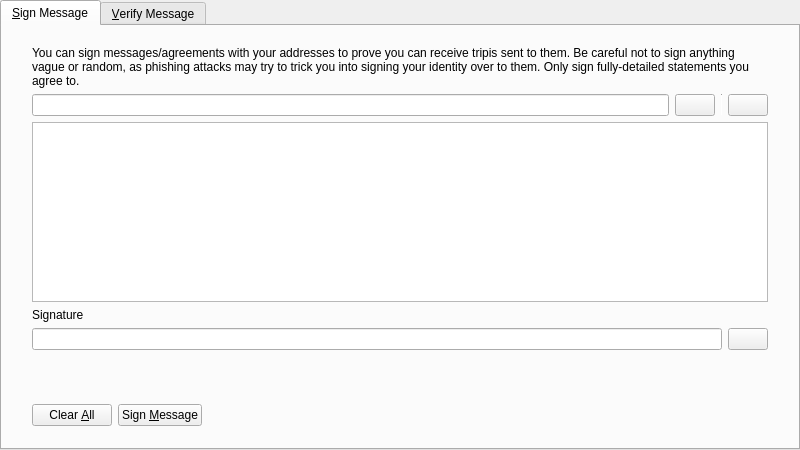
<?xml version="1.0" encoding="UTF-8"?>
<ui version="4.0">
 <class>SignVerifyMessageDialog</class>
 <widget class="QDialog" name="SignVerifyMessageDialog">
  <property name="geometry">
   <rect>
    <x>0</x>
    <y>0</y>
    <width>800</width>
    <height>450</height>
   </rect>
  </property>
  <property name="windowTitle">
   <string>Signatures - Sign / Verify a Message</string>
  </property>
  <property name="modal">
   <bool>true</bool>
  </property>
  <layout class="QVBoxLayout" name="verticalLayout">
   <property name="leftMargin">
    <number>0</number>
   </property>
   <property name="topMargin">
    <number>0</number>
   </property>
   <property name="rightMargin">
    <number>0</number>
   </property>
   <property name="bottomMargin">
    <number>0</number>
   </property>
   <item>
    <widget class="QTabWidget" name="tabWidget">
     <property name="currentIndex">
      <number>0</number>
     </property>
     <widget class="QWidget" name="tabSignMessage">
      <attribute name="title">
       <string>&amp;Sign Message</string>
      </attribute>
      <layout class="QVBoxLayout" name="verticalLayout_SM">
       <property name="leftMargin">
        <number>0</number>
       </property>
       <property name="topMargin">
        <number>0</number>
       </property>
       <property name="rightMargin">
        <number>0</number>
       </property>
       <property name="bottomMargin">
        <number>0</number>
       </property>
       <item>
        <layout class="QVBoxLayout" name="verticalLayout_3">
         <property name="leftMargin">
          <number>30</number>
         </property>
         <property name="topMargin">
          <number>20</number>
         </property>
         <property name="rightMargin">
          <number>30</number>
         </property>
         <property name="bottomMargin">
          <number>20</number>
         </property>
         <item>
          <widget class="QLabel" name="infoLabel_SM">
           <property name="text">
            <string>You can sign messages/agreements with your addresses to prove you can receive tripis sent to them. Be careful not to sign anything vague or random, as phishing attacks may try to trick you into signing your identity over to them. Only sign fully-detailed statements you agree to.</string>
           </property>
           <property name="textFormat">
            <enum>Qt::PlainText</enum>
           </property>
           <property name="wordWrap">
            <bool>true</bool>
           </property>
          </widget>
         </item>
         <item>
          <layout class="QHBoxLayout" name="horizontalLayout_1_SM">
           <property name="spacing">
            <number>6</number>
           </property>
           <item>
            <widget class="QValidatedLineEdit" name="addressIn_SM">
             <property name="toolTip">
              <string>The Tripi address to sign the message with</string>
             </property>
            </widget>
           </item>
           <item>
            <widget class="QPushButton" name="addressBookButton_SM">
             <property name="toolTip">
              <string>Choose previously used address</string>
             </property>
             <property name="text">
              <string/>
             </property>
             <property name="icon">
              <iconset resource="../bitcoin.qrc">
               <normaloff>:/icons/address-book</normaloff>:/icons/address-book</iconset>
             </property>
             <property name="shortcut">
              <string>Alt+A</string>
             </property>
             <property name="autoDefault">
              <bool>false</bool>
             </property>
            </widget>
           </item>
           <item>
            <widget class="Line" name="vLine">
             <property name="maximumSize">
              <size>
               <width>1</width>
               <height>22</height>
              </size>
             </property>
             <property name="orientation">
              <enum>Qt::Vertical</enum>
             </property>
            </widget>
           </item>
           <item>
            <widget class="QPushButton" name="pasteButton_SM">
             <property name="toolTip">
              <string>Paste address from clipboard</string>
             </property>
             <property name="text">
              <string/>
             </property>
             <property name="icon">
              <iconset resource="../bitcoin.qrc">
               <normaloff>:/icons/editpaste</normaloff>:/icons/editpaste</iconset>
             </property>
             <property name="shortcut">
              <string>Alt+P</string>
             </property>
             <property name="autoDefault">
              <bool>false</bool>
             </property>
            </widget>
           </item>
          </layout>
         </item>
         <item>
          <widget class="QPlainTextEdit" name="messageIn_SM">
           <property name="toolTip">
            <string>Enter the message you want to sign here</string>
           </property>
          </widget>
         </item>
         <item>
          <widget class="QLabel" name="signatureLabel_SM">
           <property name="text">
            <string>Signature</string>
           </property>
           <property name="textFormat">
            <enum>Qt::PlainText</enum>
           </property>
          </widget>
         </item>
         <item>
          <layout class="QHBoxLayout" name="horizontalLayout_2_SM">
           <property name="spacing">
            <number>6</number>
           </property>
           <item>
            <widget class="QLineEdit" name="signatureOut_SM">
             <property name="font">
              <font>
               <italic>true</italic>
              </font>
             </property>
             <property name="readOnly">
              <bool>true</bool>
             </property>
            </widget>
           </item>
           <item>
            <widget class="QPushButton" name="copySignatureButton_SM">
             <property name="toolTip">
              <string>Copy the current signature to the system clipboard</string>
             </property>
             <property name="text">
              <string/>
             </property>
             <property name="icon">
              <iconset resource="../bitcoin.qrc">
               <normaloff>:/icons/editcopy</normaloff>:/icons/editcopy</iconset>
             </property>
             <property name="autoDefault">
              <bool>false</bool>
             </property>
            </widget>
           </item>
          </layout>
         </item>
        </layout>
       </item>
       <item>
        <widget class="QWidget" name="buttonsContainerWhite" native="true">
         <layout class="QHBoxLayout" name="horizontalLayout">
          <property name="leftMargin">
           <number>30</number>
          </property>
          <property name="topMargin">
           <number>15</number>
          </property>
          <property name="rightMargin">
           <number>30</number>
          </property>
          <item>
           <widget class="QPushButton" name="clearButton_SM">
            <property name="toolTip">
             <string>Reset all sign message fields</string>
            </property>
            <property name="text">
             <string>Clear &amp;All</string>
            </property>
            <property name="icon">
             <iconset resource="../bitcoin.qrc">
              <normaloff>:/icons/remove</normaloff>:/icons/remove</iconset>
            </property>
            <property name="autoDefault">
             <bool>false</bool>
            </property>
           </widget>
          </item>
          <item>
           <widget class="QPushButton" name="signMessageButton_SM">
            <property name="toolTip">
             <string>Sign the message to prove you own this Tripi address</string>
            </property>
            <property name="text">
             <string>Sign &amp;Message</string>
            </property>
            <property name="icon">
             <iconset resource="../bitcoin.qrc">
              <normaloff>:/icons/edit</normaloff>:/icons/edit</iconset>
            </property>
            <property name="autoDefault">
             <bool>false</bool>
            </property>
           </widget>
          </item>
          <item>
           <spacer name="horizontalSpacer_1_SM">
            <property name="orientation">
             <enum>Qt::Horizontal</enum>
            </property>
            <property name="sizeHint" stdset="0">
             <size>
              <width>40</width>
              <height>48</height>
             </size>
            </property>
           </spacer>
          </item>
          <item>
           <widget class="QLabel" name="statusLabel_SM">
            <property name="font">
             <font>
              <weight>75</weight>
              <bold>true</bold>
             </font>
            </property>
            <property name="text">
             <string/>
            </property>
            <property name="wordWrap">
             <bool>true</bool>
            </property>
           </widget>
          </item>
          <item>
           <spacer name="horizontalSpacer_2_SM">
            <property name="orientation">
             <enum>Qt::Horizontal</enum>
            </property>
            <property name="sizeHint" stdset="0">
             <size>
              <width>40</width>
              <height>48</height>
             </size>
            </property>
           </spacer>
          </item>
         </layout>
        </widget>
       </item>
      </layout>
     </widget>
     <widget class="QWidget" name="tabVerifyMessage">
      <attribute name="title">
       <string>&amp;Verify Message</string>
      </attribute>
      <layout class="QVBoxLayout" name="verticalLayout_VM">
       <property name="leftMargin">
        <number>0</number>
       </property>
       <property name="topMargin">
        <number>0</number>
       </property>
       <property name="rightMargin">
        <number>0</number>
       </property>
       <property name="bottomMargin">
        <number>0</number>
       </property>
       <item>
        <layout class="QVBoxLayout" name="verticalLayout_2">
         <property name="leftMargin">
          <number>30</number>
         </property>
         <property name="topMargin">
          <number>20</number>
         </property>
         <property name="rightMargin">
          <number>30</number>
         </property>
         <property name="bottomMargin">
          <number>20</number>
         </property>
         <item>
          <widget class="QLabel" name="infoLabel_VM">
           <property name="text">
            <string>Enter the receiver's address, message (ensure you copy line breaks, spaces, tabs, etc. exactly) and signature below to verify the message. Be careful not to read more into the signature than what is in the signed message itself, to avoid being tricked by a man-in-the-middle attack. Note that this only proves the signing party receives with the address, it cannot prove sendership of any transaction!</string>
           </property>
           <property name="textFormat">
            <enum>Qt::PlainText</enum>
           </property>
           <property name="alignment">
            <set>Qt::AlignLeading|Qt::AlignLeft|Qt::AlignTop</set>
           </property>
           <property name="wordWrap">
            <bool>true</bool>
           </property>
          </widget>
         </item>
         <item>
          <layout class="QHBoxLayout" name="horizontalLayout_1_VM">
           <property name="spacing">
            <number>6</number>
           </property>
           <item>
            <widget class="QValidatedLineEdit" name="addressIn_VM">
             <property name="toolTip">
              <string>The Tripi address the message was signed with</string>
             </property>
            </widget>
           </item>
           <item>
            <widget class="QPushButton" name="addressBookButton_VM">
             <property name="toolTip">
              <string>Choose previously used address</string>
             </property>
             <property name="text">
              <string/>
             </property>
             <property name="icon">
              <iconset resource="../bitcoin.qrc">
               <normaloff>:/icons/address-book</normaloff>:/icons/address-book</iconset>
             </property>
             <property name="shortcut">
              <string>Alt+A</string>
             </property>
             <property name="autoDefault">
              <bool>false</bool>
             </property>
            </widget>
           </item>
          </layout>
         </item>
         <item>
          <widget class="QPlainTextEdit" name="messageIn_VM"/>
         </item>
         <item>
          <widget class="QValidatedLineEdit" name="signatureIn_VM"/>
         </item>
        </layout>
       </item>
       <item>
        <widget class="QWidget" name="buttonsContainerWhite_" native="true">
         <layout class="QHBoxLayout" name="horizontalLayout_2">
          <property name="leftMargin">
           <number>30</number>
          </property>
          <property name="topMargin">
           <number>15</number>
          </property>
          <property name="rightMargin">
           <number>30</number>
          </property>
          <item>
           <widget class="QPushButton" name="clearButton_VM">
            <property name="toolTip">
             <string>Reset all verify message fields</string>
            </property>
            <property name="text">
             <string>Clear &amp;All</string>
            </property>
            <property name="icon">
             <iconset resource="../bitcoin.qrc">
              <normaloff>:/icons/remove</normaloff>:/icons/remove</iconset>
            </property>
            <property name="autoDefault">
             <bool>false</bool>
            </property>
           </widget>
          </item>
          <item>
           <widget class="QPushButton" name="verifyMessageButton_VM">
            <property name="toolTip">
             <string>Verify the message to ensure it was signed with the specified Tripi address</string>
            </property>
            <property name="text">
             <string>Verify &amp;Message</string>
            </property>
            <property name="icon">
             <iconset resource="../bitcoin.qrc">
              <normaloff>:/icons/transaction_0</normaloff>:/icons/transaction_0</iconset>
            </property>
            <property name="autoDefault">
             <bool>false</bool>
            </property>
           </widget>
          </item>
          <item>
           <spacer name="horizontalSpacer_1_VM">
            <property name="orientation">
             <enum>Qt::Horizontal</enum>
            </property>
            <property name="sizeHint" stdset="0">
             <size>
              <width>40</width>
              <height>48</height>
             </size>
            </property>
           </spacer>
          </item>
          <item>
           <widget class="QLabel" name="statusLabel_VM">
            <property name="font">
             <font>
              <weight>75</weight>
              <bold>true</bold>
             </font>
            </property>
            <property name="text">
             <string/>
            </property>
            <property name="wordWrap">
             <bool>true</bool>
            </property>
           </widget>
          </item>
          <item>
           <spacer name="horizontalSpacer_2_VM">
            <property name="orientation">
             <enum>Qt::Horizontal</enum>
            </property>
            <property name="sizeHint" stdset="0">
             <size>
              <width>40</width>
              <height>48</height>
             </size>
            </property>
           </spacer>
          </item>
         </layout>
        </widget>
       </item>
      </layout>
     </widget>
    </widget>
   </item>
  </layout>
 </widget>
 <customwidgets>
  <customwidget>
   <class>QValidatedLineEdit</class>
   <extends>QLineEdit</extends>
   <header>qt/qvalidatedlineedit.h</header>
  </customwidget>
 </customwidgets>
 <resources>
  <include location="../bitcoin.qrc"/>
 </resources>
 <connections/>
</ui>
